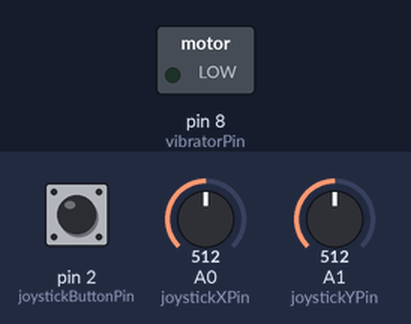
Simulated run of this sketch. Board: Arduino Uno, built with avr-gcc and run on an emulated ATmega328P. On the bench: switched loads named in the sketch (green lamp = pin HIGH). Dashed ring = blinking. The test bench sets the inputs (shaded band); at power-on: pin 2 (joystickButtonPin) HIGH, A0 (joystickXPin) = 512, A1 (joystickYPin) = 512.

Above: at 1.2 s.
1.3 s: pin 2 (joystickButtonPin) pulled LOW for 0.15 s
At 1.37 s:
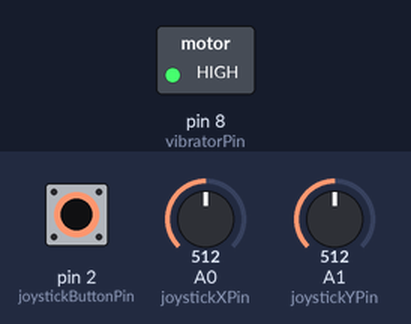
4.3 s: pin 2 (joystickButtonPin) pulled LOW for 1 s
At 7.0 s:
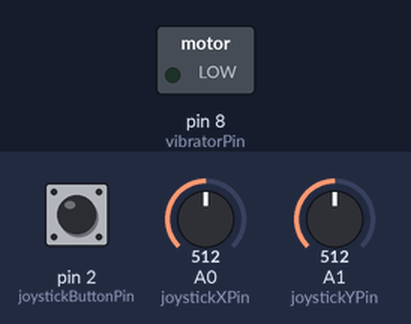
7.3 s: pin 2 (joystickButtonPin) pulled LOW for 3.2 s
At 7.37 s:
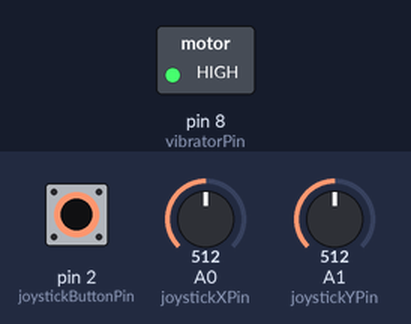
Timing chart, 0 to 12.3 s (numbered marks = the images above; inputs shaded):
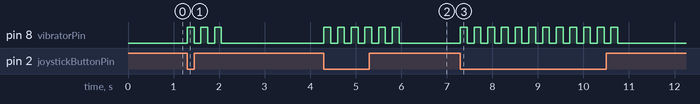

The sketch:

Axis-Controller-EXPANDED.ino
```cpp
const int joystickXPin = A0;
const int joystickYPin = A1;
const int joystickButtonPin = 2;
const int vibratorPin = 8;

// Define the predefined path points
const int pathPoints[][2] = {
    {343, 341},  // Starting point
    {500, 341},  // Turn point 1
    {500, 600},  // Turn point 2
    {343, 600},  // Turn point 3
    {343, 341}   // End point
};
const int numPathPoints = sizeof(pathPoints) / sizeof(pathPoints[0]);

const int maxDeviation = 100;  // Maximum allowed deviation from the path

void setup() {
    pinMode(joystickButtonPin, INPUT_PULLUP);
    pinMode(vibratorPin, OUTPUT);
}

void loop() {
    int joystickX = analogRead(joystickXPin);
    int joystickY = analogRead(joystickYPin);
    bool joystickButtonPressed = digitalRead(joystickButtonPin) == LOW;

    int nearestPointIndex = findNearestPoint(joystickX, joystickY);
    int distanceToPath = calculateDistanceToPath(joystickX, joystickY, nearestPointIndex);

    if (distanceToPath > maxDeviation) {
        int vibrationIntensity = map(distanceToPath, maxDeviation, 0, 128, 255);
        analogWrite(vibratorPin, vibrationIntensity);
    } else {
        analogWrite(vibratorPin, 0);
    }

    if (joystickButtonPressed) {
        handleButtonPress(nearestPointIndex);
    }
}

int findNearestPoint(int x, int y) {
    int nearestIndex = 0;
    int shortestDistance = distanceSquared(x, y, pathPoints[0][0], pathPoints[0][1]);

    for (int i = 1; i < numPathPoints; i++) {
        int distance = distanceSquared(x, y, pathPoints[i][0], pathPoints[i][1]);
        if (distance < shortestDistance) {
            nearestIndex = i;
            shortestDistance = distance;
        }
    }

    return nearestIndex;
}

int distanceSquared(int x1, int y1, int x2, int y2) {
    int dx = x2 - x1;
    int dy = y2 - y1;
    return dx * dx + dy * dy;
}

int calculateDistanceToPath(int x, int y, int nearestIndex) {
    int x1 = pathPoints[nearestIndex][0];
    int y1 = pathPoints[nearestIndex][1];
    int x2 = pathPoints[(nearestIndex + 1) % numPathPoints][0];
    int y2 = pathPoints[(nearestIndex + 1) % numPathPoints][1];

    int A = y2 - y1;
    int B = x1 - x2;
    int C = x2 * y1 - x1 * y2;

    return abs(A * x + B * y + C) / sqrt(A * A + B * B);
}

void handleButtonPress(int nearestIndex) {
    if (nearestIndex == numPathPoints - 1) {
        vibrateNTimes(5);
    } else if (nearestIndex % 2 == 1) {
        vibrateNTimes(3);
    }
}

void vibrateNTimes(int n) {
    for (int i = 0; i < n; i++) {
        digitalWrite(vibratorPin, HIGH);
        delay(150);
        digitalWrite(vibratorPin, LOW);
        delay(150);
    }
}
```

Measured:
- after the input at 1.3 s, pin 8 (vibratorPin): alternates HIGH for 0.15 s and LOW for 0.15 s, 6 changes in all, then stays LOW, starting at once
- after the input at 4.3 s, pin 8 (vibratorPin): alternates HIGH for 0.15 s and LOW for 0.15 s, 12 changes in all, then stays LOW, starting at once
- after the input at 7.3 s, pin 8 (vibratorPin): alternates HIGH for 0.15 s and LOW for 0.15 s, 24 changes in all, then stays LOW, starting at once
